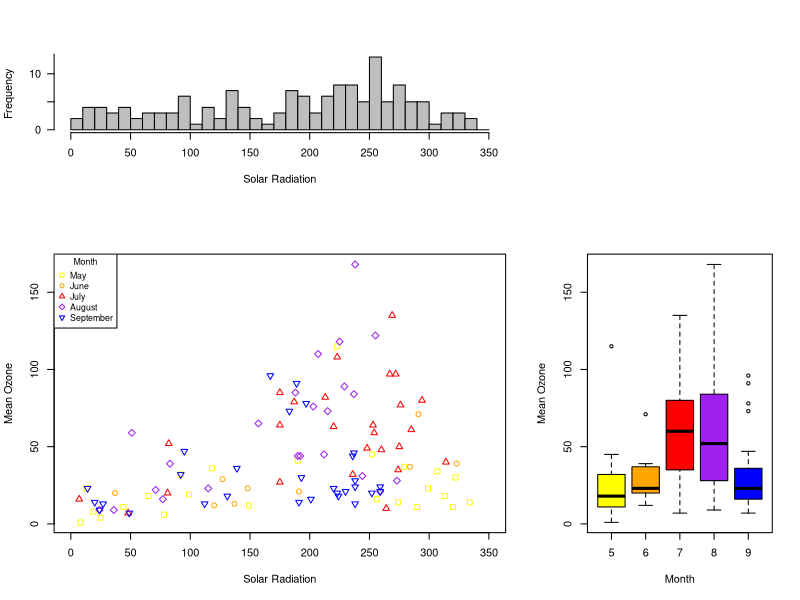

Recreate this plot in R.
################################################################################
#################### Statistical Programming Languages #########################
####################        SPL25 - Take Home Exam         ####################
################################################################################

# Name: Julian Cantor
# Matrikelnummer: 594251

################################################################################
####################           Exercise 3                  ####################
####################      Airquality Graphic               ####################
################################################################################

# Set working directory
setwd("/Users/juliancantor/staitstical-programming-languages")

# Load the built-in airquality dataset
data(airquality)

# Check the structure
str(airquality)

# Open PDF device with 7x7 inches
pdf("airquality_graphic.pdf", width = 7, height = 7)

# Set up the layout:
# Row 1: Histogram (spanning both columns)
# Row 2: Scatter plot (left) and Boxplot (right)
# Matrix: 1 1 0
#         2 2 3
#         2 2 3
layout(matrix(c(1, 1, 0, 2, 2, 3, 2, 2, 3), nrow = 3, byrow = TRUE))

# Show the layout (for debugging, commented out for final version)
#layout.show(3)

################################################################################
# Plot 1: Histogram of Solar Radiation (top, spanning both columns)
################################################################################

# Calculate breaks for histogram with custom y-axis tick marks at 0 and 10 only
hist(airquality$Solar.R, 
     breaks = seq(0, 350, by = 10),
     col = "grey",
     main = NULL,
     xlab = "Solar Radiation",
     ylab = "Frequency",
     las = 1,
     yaxt = "n")
axis(2, at = c(0, 5, 10, 15), labels = c("0", "", "10", ""), las = 1)

################################################################################
# Plot 2: Scatter plot of Mean Ozone vs Solar Radiation (bottom left)
################################################################################     
month_colors <- c("yellow", "orange", "red", "purple", "blue")
month_pch <- c(0, 1, 2, 5, 6)  # Different point symbols
month_names <- c("May", "June", "July", "August", "September")

# Create the scatter plot
plot(airquality$Solar.R, airquality$Ozone,
     col = month_colors[airquality$Month - 4],  # Month 5 -> index 1, etc.
     pch = month_pch[airquality$Month - 4],
     xlab = "Solar Radiation",
     ylab = "Mean Ozone",
     main = NULL,
     las = 0,
     xlim = c(0, 350),
     xaxt = "n")
# Add custom x-axis with tick at 350
axis(1, at = seq(0, 350, by = 50))

# Add legend
legend("topleft", 
       legend = month_names,
       col = month_colors,
       pch = month_pch,
       title = "Month",
       cex = 0.8)

################################################################################
# Plot 3: Boxplot of Mean Ozone by Month (bottom right)
################################################################################

# Create boxplot
boxplot(Ozone ~ Month, 
        data = airquality,
        col = month_colors,
        xlab = "Month",
        ylab = "Mean Ozone",
        main = NULL,
        las = 0)

# Close the PDF device
dev.off()

# Reset layout to default
layout(1)

# Confirm file was created
cat("PDF file 'airquality_graphic.pdf' has been created in the working directory.\n")
